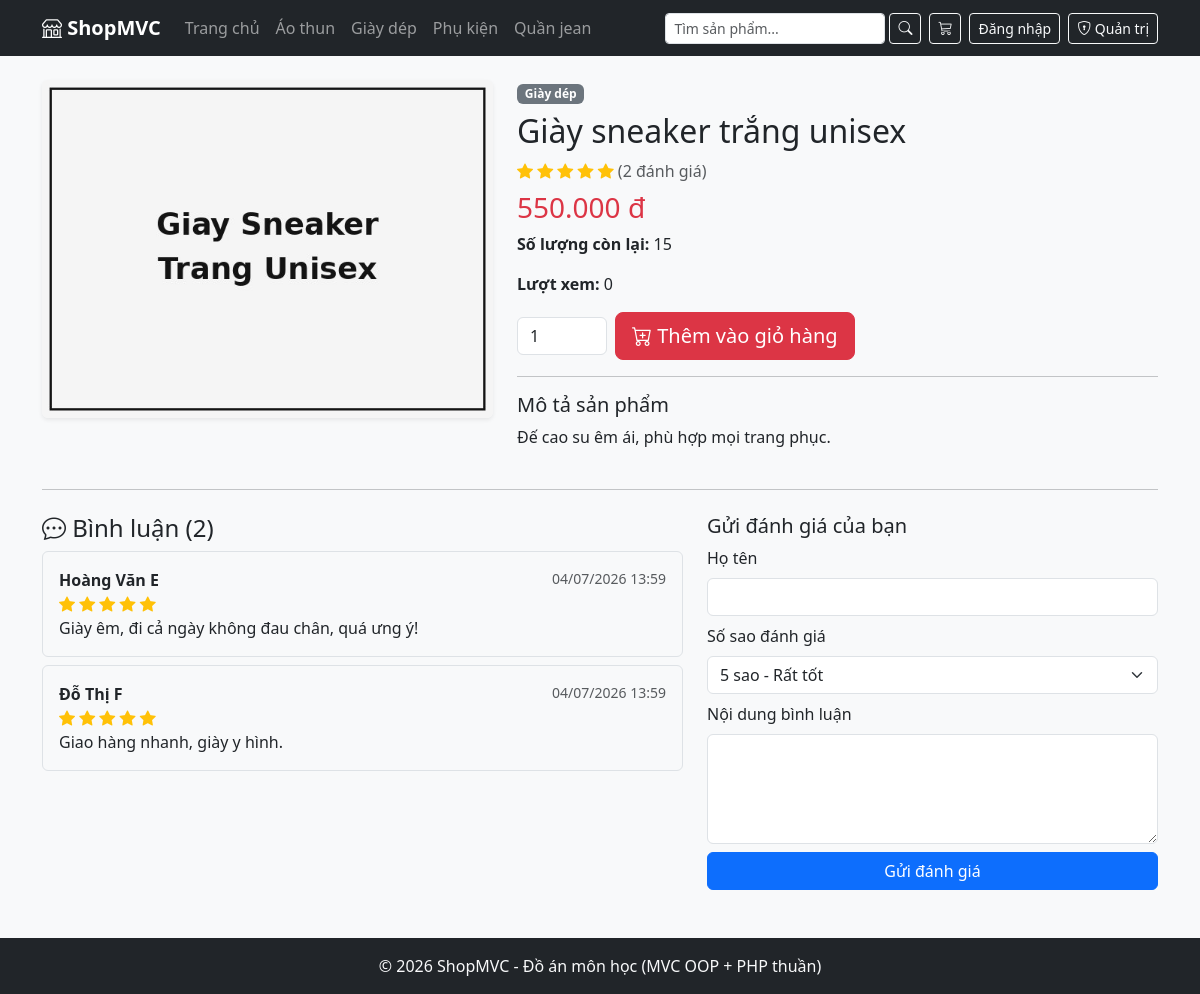
Page /san-pham/giay-sneaker-trang-unisex-y9z0a on the committed database.
### tables this page shows
CREATE TABLE danh_muc (
    id INT AUTO_INCREMENT PRIMARY KEY,
    ten_danh_muc VARCHAR(150) NOT NULL,
    slug VARCHAR(180) NOT NULL UNIQUE
);

CREATE TABLE san_pham (
    id INT AUTO_INCREMENT PRIMARY KEY,
    danh_muc_id INT NOT NULL,
    ten_san_pham VARCHAR(255) NOT NULL,
    slug VARCHAR(280) NOT NULL UNIQUE,
    mo_ta TEXT,
    gia DECIMAL(12,0) NOT NULL DEFAULT 0,
    so_luong INT NOT NULL DEFAULT 0,
    hinh_anh VARCHAR(255),
    luot_xem INT NOT NULL DEFAULT 0,
    ngay_tao DATETIME NOT NULL,
    FOREIGN KEY (danh_muc_id) REFERENCES danh_muc(id) ON DELETE RESTRICT
);

CREATE TABLE binh_luan (
    id INT AUTO_INCREMENT PRIMARY KEY,
    san_pham_id INT NOT NULL,
    ho_ten VARCHAR(150) NOT NULL,
    noi_dung TEXT NOT NULL,
    diem_danh_gia TINYINT NOT NULL DEFAULT 5,  
    ngay_tao DATETIME NOT NULL,
    FOREIGN KEY (san_pham_id) REFERENCES san_pham(id) ON DELETE CASCADE
);

### controllers/SanPhamController.php (called while the page is built, shortened)
<?php
class SanPhamController
{
    public function chiTiet($slug)
    {
        $sanPhamModel = new SanPhamModel();
        $binhLuanModel = new BinhLuanModel();
        $sanPham = $sanPhamModel->timTheoSlug($slug);
        $danhSachBinhLuan = $binhLuanModel->layTheoSanPham($sanPham['id']);
        $diemDanhGia      = $binhLuanModel->tinhDiemTrungBinh($sanPham['id']);
        $danhSachDanhMuc  = (new DanhMucModel())->layDanhMucKemSoLuong();
        require_once PATH_VIEW_MAIN;
    }
}

### index.php (called while the page is built, shortened)
<?php
spl_autoload_register(function ($class) {
    $fileName = "$class.php";
    $fileModel      = PATH_MODEL . $fileName;
});
require_once './configs/helper.php';
require_once './routes/index.php';

### models/BaseModel.php (called while the page is built, shortened)
<?php
class BaseModel
{
    public function __construct()
    {
        $dsn = sprintf('mysql:host=%s;port=%s;dbname=%s;charset=utf8', DB_HOST, DB_PORT, DB_NAME);
        try {
            $this->pdo = new PDO($dsn, DB_USERNAME, DB_PASSWORD, DB_OPTIONS);
        } catch (PDOException $e) {
            die("Kết nối cơ sở dữ liệu thất bại: {$e->getMessage()}. Vui lòng thử lại sau.");
        }
    }
}

### models/DanhMucModel.php (called while the page is built, shortened)
<?php
class DanhMucModel extends BaseModel
{
    public function layDanhMucKemSoLuong()
    {
        $sql = "SELECT dm.*, COUNT(sp.id) AS so_san_pham
                FROM danh_muc dm
                LEFT JOIN san_pham sp ON sp.danh_muc_id = dm.id
                GROUP BY dm.id
                ORDER BY dm.ten_danh_muc ASC";
        return $this->pdo->query($sql)->fetchAll();
    }
}

### models/SanPhamModel.php (called while the page is built, shortened)
<?php
class SanPhamModel extends BaseModel
{
    public function timTheoSlug($slug)
    {
        $sql = "SELECT sp.*, dm.ten_danh_muc
                FROM san_pham sp
                JOIN danh_muc dm ON dm.id = sp.danh_muc_id
                WHERE sp.slug = :slug LIMIT 1";
        $stmt = $this->pdo->prepare($sql);
        $stmt->execute(['slug' => $slug]);
        return $stmt->fetch();
    }
}

### models/BinhLuanModel.php (called while the page is built)
<?php
class BinhLuanModel extends BaseModel
{
    protected $table = 'binh_luan';
    public function layTheoSanPham($sanPhamId)
    {
        $sql = "SELECT * FROM {$this->table}
                WHERE san_pham_id = :san_pham_id
                ORDER BY ngay_tao DESC";
        $stmt = $this->pdo->prepare($sql);
        $stmt->execute(['san_pham_id' => $sanPhamId]);
        return $stmt->fetchAll();
    }
    public function tinhDiemTrungBinh($sanPhamId)
    {
        $sql = "SELECT COALESCE(AVG(diem_danh_gia),0) AS diem_trung_binh,
                       COUNT(id) AS so_luot_danh_gia
                FROM {$this->table}
                WHERE san_pham_id = :san_pham_id";
        $stmt = $this->pdo->prepare($sql);
        $stmt->execute(['san_pham_id' => $sanPhamId]);
        return $stmt->fetch();
    }
}

### configs/helper.php (called while the page is built, shortened)
<?php
if (!function_exists('dinh_dang_tien')) {
    function dinh_dang_tien($so)
    {
        return number_format($so, 0, ',', '.') . ' đ';
    }
}

### views/san_pham/chi_tiet.php (the view, shortened to what this page needs)
<div class="row g-4">
    <div class="col-md-5">
        <img src="<?= $sanPham['hinh_anh'] ? BASE_ASSETS_UPLOADS . $sanPham['hinh_anh'] : BASE_ASSETS_UPLOADS . 'no-image.jpg' ?>"
             class="img-fluid rounded shadow-sm" alt="<?= htmlspecialchars($sanPham['ten_san_pham']) ?>">
    </div>
    <div class="col-md-7">
        <span class="badge bg-secondary"><?= htmlspecialchars($sanPham['ten_danh_muc']) ?></span>
        <h2 class="mt-2"><?= htmlspecialchars($sanPham['ten_san_pham']) ?></h2>
        <div class="text-warning mb-2">
            <?php $saoDay = round($diemDanhGia['diem_trung_binh']); for ($i = 1; $i <= 5; $i++): ?>
                <i class="bi <?= $i <= $saoDay ? 'bi-star-fill' : 'bi-star' ?>"></i>
            <?php endfor; ?>
            <span class="text-muted">(<?= (int)$diemDanhGia['so_luot_danh_gia'] ?> đánh giá)</span>
        </div>
        <h3 class="text-danger"><?= dinh_dang_tien($sanPham['gia']) ?></h3>
        <p><strong>Số lượng còn lại:</strong> <?= (int)$sanPham['so_luong'] ?></p>
        <p><strong>Lượt xem:</strong> <?= (int)$sanPham['luot_xem'] ?></p>
        <?php if ($sanPham['so_luong'] > 0): ?>
            <form action="<?= BASE_URL ?>gio-hang/them" method="POST" class="d-flex align-items-center gap-2 mt-3">
                <input type="number" name="so_luong" value="1" min="1" max="<?= $sanPham['so_luong'] ?>"
                       class="form-control" style="width:90px">
                <button type="submit" class="btn btn-danger btn-lg">
                    <i class="bi bi-cart-plus"></i> Thêm vào giỏ hàng
                </button>
            </form>
        <?php else: ?>
            <div class="alert alert-warning mt-3">Sản phẩm tạm hết hàng.</div>
        <?php endif; ?>
        <hr>
        <h5>Mô tả sản phẩm</h5>
        <p style="white-space:pre-line"><?= htmlspecialchars($sanPham['mo_ta']) ?></p>
    </div>
</div>
<hr class="my-4">
<div class="row">
    <div class="col-md-7">
        <h4><i class="bi bi-chat-dots"></i> Bình luận (<?= count($danhSachBinhLuan) ?>)</h4>
        <?php if (empty($danhSachBinhLuan)): ?>
            <p class="text-muted">Chưa có bình luận nào. Hãy là người đầu tiên đánh giá sản phẩm này!</p>
        <?php else: ?>
            <?php foreach ($danhSachBinhLuan as $bl): ?>
                <div class="border rounded p-3 mb-2">
                    <div class="d-flex justify-content-between">
                        <strong><?= htmlspecialchars($bl['ho_ten']) ?></strong>
                        <small class="text-muted"><?= date('d/m/Y H:i', strtotime($bl['ngay_tao'])) ?></small>
                    </div>
                    <div class="text-warning">
                        <?php for ($i = 1; $i <= 5; $i++): ?>
                            <i class="bi <?= $i <= $bl['diem_danh_gia'] ? 'bi-star-fill' : 'bi-star' ?>"></i>
                        <?php endfor; ?>
                    </div>
                    <p class="mb-0"><?= htmlspecialchars($bl['noi_dung']) ?></p>
                </div>
            <?php endforeach; ?>
        <?php endif; ?>
    </div>
    <div class="col-md-5">
        <h5>Gửi đánh giá của bạn</h5>
        <form action="<?= BASE_URL ?>san-pham/binh-luan" method="POST">
            <div class="mb-2">
                <label class="form-label">Họ tên</label>
                <input type="text" name="ho_ten" class="form-control" required>
            </div>
            <div class="mb-2">
                <label class="form-label">Số sao đánh giá</label>
                <select name="diem_danh_gia" class="form-select">
                    <option value="5">5 sao - Rất tốt</option>
                </select>
            </div>
            <div class="mb-2">
                <label class="form-label">Nội dung bình luận</label>
                <textarea name="noi_dung" class="form-control" rows="4" required></textarea>
            </div>
            <button type="submit" class="btn btn-primary w-100">Gửi đánh giá</button>
        </form>
    </div>
</div>

### views/main.php (shortened to what this page needs)
<!DOCTYPE html>
<html lang="vi">
<head>
    <link href="https://cdn.jsdelivr.net/npm/bootstrap@5.3.3/dist/css/bootstrap.min.css" rel="stylesheet">
    <link rel="stylesheet" href="https://cdn.jsdelivr.net/npm/bootstrap-icons@1.11.3/font/bootstrap-icons.css">
</head>
<body class="bg-light">
    <nav class="navbar navbar-expand-lg navbar-dark bg-dark">
        <div class="container">
            <a class="navbar-brand fw-bold" href="<?= BASE_URL ?>"><i class="bi bi-shop"></i> ShopMVC</a>
            <div class="collapse navbar-collapse" id="menu">
                <ul class="navbar-nav me-auto">
                    <li class="nav-item">
                        <a class="nav-link" href="<?= BASE_URL ?>">Trang chủ</a>
                    </li>
                    <?php
                    foreach ($danhSachDanhMuc ?? [] as $dm):
                    ?>
                        <li class="nav-item">
                            <a class="nav-link" href="<?= BASE_URL ?>danh-muc/<?= $dm['slug'] ?>">
                                <?= htmlspecialchars($dm['ten_danh_muc']) ?>
                            </a>
                        </li>
                    <?php endforeach; ?>
                </ul>
                <form action="<?= BASE_URL ?>tim-kiem" method="GET" class="d-flex me-2">
                    <input type="text" name="q" class="form-control form-control-sm" placeholder="Tìm sản phẩm..."
                           value="<?= htmlspecialchars($_GET['q'] ?? '') ?>">
                    <button class="btn btn-sm btn-outline-light ms-1"><i class="bi bi-search"></i></button>
                </form>
                <a href="<?= BASE_URL ?>gio-hang" class="btn btn-outline-light btn-sm position-relative me-2">
                    <i class="bi bi-cart3"></i>
                </a>
                <?php if (!empty($_SESSION['khach_hang'])): ?>
                    <div class="dropdown me-2">
                        <button class="btn btn-outline-light btn-sm dropdown-toggle" data-bs-toggle="dropdown">
                            <i class="bi bi-person-circle"></i> <?= htmlspecialchars($_SESSION['khach_hang']['ho_ten']) ?>
                        </button>
                        <ul class="dropdown-menu dropdown-menu-end">
                            <li><a class="dropdown-item" href="<?= BASE_URL ?>tai-khoan-cua-toi">Đơn hàng của tôi</a></li>
                            <li><a class="dropdown-item text-danger" href="<?= BASE_URL ?>dang-xuat">Đăng xuất</a></li>
                        </ul>
                    </div>
                <?php else: ?>
                    <a href="<?= BASE_URL ?>dang-nhap" class="btn btn-outline-light btn-sm me-2">Đăng nhập</a>
                <?php endif; ?>
                <a href="<?= BASE_URL ?>admin" class="btn btn-outline-light btn-sm">
                    <i class="bi bi-shield-lock"></i> Quản trị
                </a>
            </div>
        </div>
    </nav>
    <div class="container my-4">
        <?php
        if (isset($view)) {
            require_once PATH_VIEW . $view . '.php';
        }
        ?>
    </div>
    <footer class="bg-dark text-light text-center py-3 mt-5">
        &copy; <?= date('Y') ?> ShopMVC - Đồ án môn học (MVC OOP + PHP thuần)
    </footer>
</body>
</html>

### rows in the picture
danh_muc: ten_danh_muc "Áo thun"
danh_muc: ten_danh_muc "Giày dép"
danh_muc: ten_danh_muc "Phụ kiện"
danh_muc: ten_danh_muc "Quần jean"
san_pham: hinh_anh (picture), danh_muc.ten_danh_muc "Giày dép", ten_san_pham "Giày sneaker trắng unisex", gia "550.000 đ", so_luong "15", luot_xem "0", mo_ta "Đế cao su êm ái, phù hợp mọi trang phục."
binh_luan: ho_ten "Hoàng Văn E", ngay_tao "04/07/2026 13:59", diem_danh_gia 5 (drawn), noi_dung "Giày êm, đi cả ngày không đau chân, quá ưng ý!"
binh_luan: ho_ten "Đỗ Thị F", ngay_tao "04/07/2026 13:59", diem_danh_gia 5 (drawn), noi_dung "Giao hàng nhanh, giày y hình."

### other values in the picture
$diemDanhGia['so_luot_danh_gia'] "2"
count($danhSachBinhLuan) "2"
